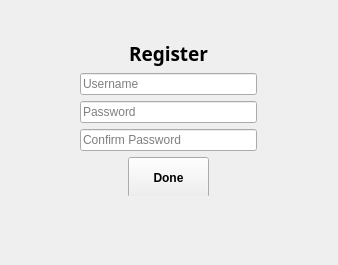
<?xml version="1.0" encoding="UTF-8"?>
<ui version="4.0">
 <class>MainWindow</class>
 <widget class="QMainWindow" name="MainWindow">
  <property name="geometry">
   <rect>
    <x>0</x>
    <y>0</y>
    <width>338</width>
    <height>265</height>
   </rect>
  </property>
  <property name="minimumSize">
   <size>
    <width>338</width>
    <height>265</height>
   </size>
  </property>
  <property name="maximumSize">
   <size>
    <width>338</width>
    <height>265</height>
   </size>
  </property>
  <property name="windowTitle">
   <string>MainWindow</string>
  </property>
  <widget class="QWidget" name="centralwidget">
   <widget class="QWidget" name="">
    <property name="geometry">
     <rect>
      <x>80</x>
      <y>40</y>
      <width>177</width>
      <height>156</height>
     </rect>
    </property>
    <layout class="QVBoxLayout" name="verticalLayout">
     <item>
      <layout class="QHBoxLayout" name="horizontalLayout_2">
       <item>
        <spacer name="horizontalSpacer_3">
         <property name="orientation">
          <enum>Qt::Horizontal</enum>
         </property>
         <property name="sizeHint" stdset="0">
          <size>
           <width>40</width>
           <height>20</height>
          </size>
         </property>
        </spacer>
       </item>
       <item>
        <widget class="QLabel" name="label">
         <property name="font">
          <font>
           <family>Yu Gothic UI Semibold</family>
           <pointsize>14</pointsize>
           <weight>75</weight>
           <bold>true</bold>
          </font>
         </property>
         <property name="text">
          <string>Register</string>
         </property>
        </widget>
       </item>
       <item>
        <spacer name="horizontalSpacer_4">
         <property name="orientation">
          <enum>Qt::Horizontal</enum>
         </property>
         <property name="sizeHint" stdset="0">
          <size>
           <width>40</width>
           <height>20</height>
          </size>
         </property>
        </spacer>
       </item>
      </layout>
     </item>
     <item>
      <widget class="QLineEdit" name="lineEdit">
       <property name="placeholderText">
        <string>Username</string>
       </property>
      </widget>
     </item>
     <item>
      <widget class="QLineEdit" name="lineEdit_2">
       <property name="echoMode">
        <enum>QLineEdit::Password</enum>
       </property>
       <property name="placeholderText">
        <string>Password</string>
       </property>
      </widget>
     </item>
     <item>
      <widget class="QLineEdit" name="lineEdit_3">
       <property name="echoMode">
        <enum>QLineEdit::Password</enum>
       </property>
       <property name="placeholderText">
        <string>Confirm Password</string>
       </property>
      </widget>
     </item>
     <item>
      <layout class="QHBoxLayout" name="horizontalLayout">
       <item>
        <spacer name="horizontalSpacer">
         <property name="orientation">
          <enum>Qt::Horizontal</enum>
         </property>
         <property name="sizeHint" stdset="0">
          <size>
           <width>40</width>
           <height>20</height>
          </size>
         </property>
        </spacer>
       </item>
       <item>
        <widget class="QPushButton" name="pushButton">
         <property name="minimumSize">
          <size>
           <width>81</width>
           <height>41</height>
          </size>
         </property>
         <property name="maximumSize">
          <size>
           <width>81</width>
           <height>41</height>
          </size>
         </property>
         <property name="font">
          <font>
           <pointsize>9</pointsize>
           <weight>75</weight>
           <bold>true</bold>
          </font>
         </property>
         <property name="text">
          <string>Done</string>
         </property>
        </widget>
       </item>
       <item>
        <spacer name="horizontalSpacer_2">
         <property name="orientation">
          <enum>Qt::Horizontal</enum>
         </property>
         <property name="sizeHint" stdset="0">
          <size>
           <width>40</width>
           <height>20</height>
          </size>
         </property>
        </spacer>
       </item>
      </layout>
     </item>
    </layout>
   </widget>
  </widget>
 </widget>
 <resources/>
 <connections/>
</ui>
